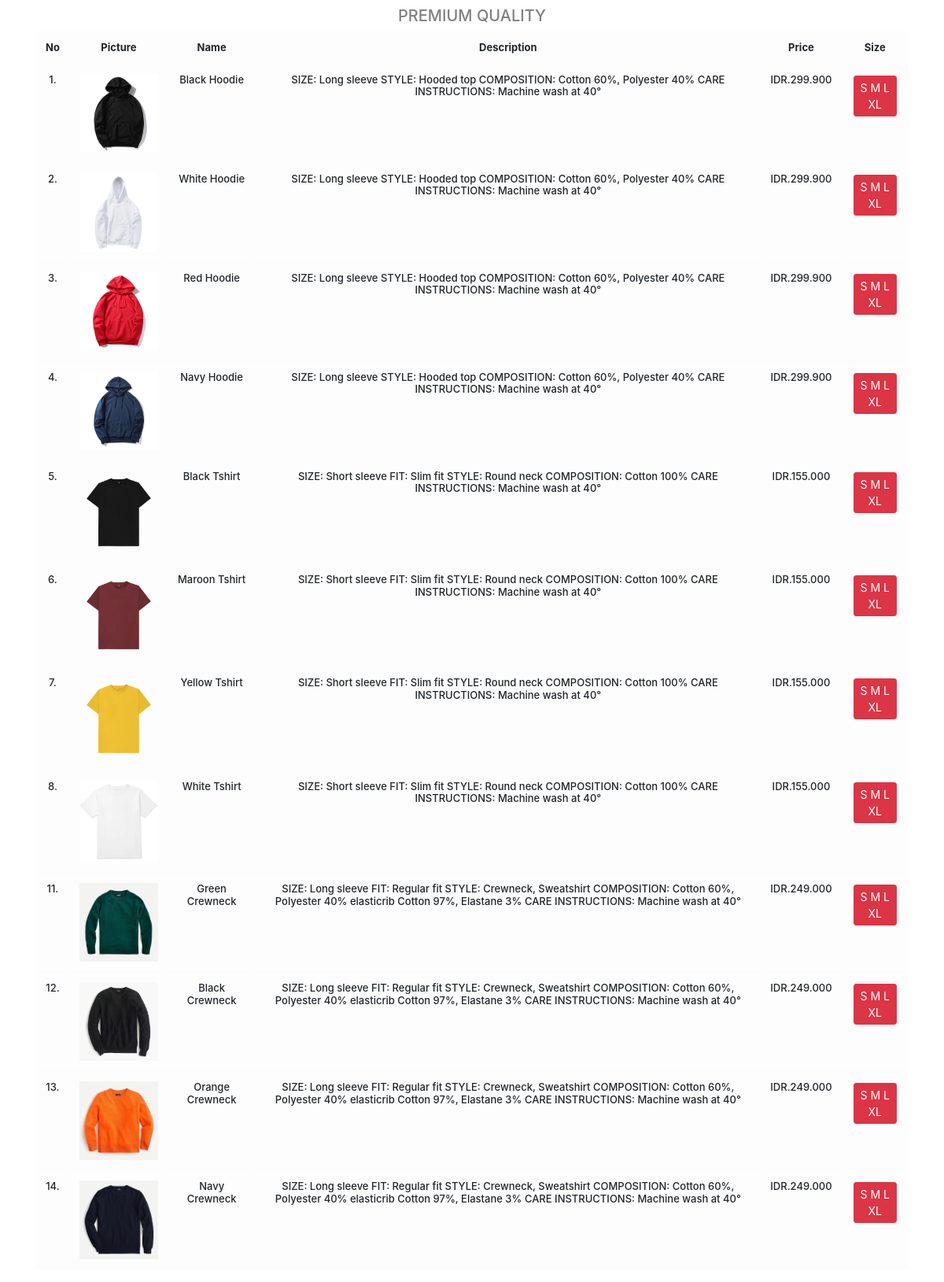
The app's page /latihan4b/index.php with its own data.
### tables this page shows
CREATE TABLE `latihan4a` (
  `id` int(11) NOT NULL,
  `No` varchar(100) NOT NULL,
  `Picture` varchar(100) NOT NULL,
  `Name` varchar(100) NOT NULL,
  `Description` text NOT NULL,
  `Price` varchar(100) NOT NULL,
  `Size` varchar(100) NOT NULL
);

### latihan4b/php/functions.php (called while the page is built)
<?php
function koneksi()
{
    $conn = mysqli_connect("localhost", "root", "");
    mysqli_select_db($conn, "pw2021_203040109");
    return $conn;
}
function query($sql)
{
    $conn = koneksi();
    $result = mysqli_query($conn, "$sql");
    $rows = [];
    while ($row = mysqli_fetch_assoc($result)){
        $rows[] = $row;
    }
    return $rows;
}
?>

### latihan4b/index.php (the view, shortened to what this page needs)
<!DOCTYPE html>
<html lang="en">
<head>
    <link rel="stylesheet" href="https://cdn.jsdelivr.net/npm/bootstrap@4.6.0/dist/css/bootstrap.min.css">
</head>
<body>
    <?php
    require 'php/functions.php';
    $result = query("SELECT * FROM latihan4a");
?>
<div class="container">
    <h2 class="text-center "><h2>
    <h5 class="text-center ">PREMIUM QUALITY<h5>
    <table class="table table-bordered table-light table-hover "  >
  <thead>
  <tbody>
    <tr>
      <th scope="col">No</th>
      <th scope="col">Picture</th>
      <th scope="col">Name</th>
      <th scope="col">Description</th>
      <th scope="col">Price</th>
      <th scope="col">Size</th>
    </tr>
    <?php foreach ($result as $row) : ?>
        <tr>
            <td><?php echo $row["No"]; ?></td>
            <td><img src="assets/img/<?= $row["Picture"]; ?>" width="100px"></td>
            <td><?php echo $row["Name"]; ?><br></td>
            <td><?php echo $row["Description"]; ?><br></td>
            <td><?php echo $row["Price"]; ?><br></td>
            <td><?php  echo "<button type='button' class='btn btn-danger btn-sm' >". $row["Size"] ."</button>" ?>
				 </td>
        </tr>
      </tbody>
  </thead>
  <?php endforeach; ?>
</table>
</body>
</html>

### latihan4b/index.php (style rules this page uses)
* { margin: 0; padding: 0; }
table { font-size: 13px; text-align: center; padding-right: 50px; }
h2 { color: brown; }
h5 { color: grey; }
button { font-size: 2px; margin: 2px; }

### records on screen
latihan4a: No "1.", Picture (picture), Name "Black Hoodie", Description "SIZE: Long sleeve STYLE: Hooded top COMPOSITION: Cotton 60%, Polyester 40% CARE INSTRUCTIONS: Machine wash at 40°", Price "IDR.299.900", Size "S M L XL"
latihan4a: No "2.", Picture (picture), Name "White Hoodie", Description "SIZE: Long sleeve STYLE: Hooded top COMPOSITION: Cotton 60%, Polyester 40% CARE INSTRUCTIONS: Machine wash at 40°", Price "IDR.299.900", Size "S M L XL"
latihan4a: No "3.", Picture (picture), Name "Red Hoodie", Description "SIZE: Long sleeve STYLE: Hooded top COMPOSITION: Cotton 60%, Polyester 40% CARE INSTRUCTIONS: Machine wash at 40°", Price "IDR.299.900", Size "S M L XL"
latihan4a: No "4.", Picture (picture), Name "Navy Hoodie", Description "SIZE: Long sleeve STYLE: Hooded top COMPOSITION: Cotton 60%, Polyester 40% CARE INSTRUCTIONS: Machine wash at 40°", Price "IDR.299.900", Size "S M L XL"
latihan4a: No "5.", Picture (picture), Name "Black Tshirt", Description "SIZE: Short sleeve FIT: Slim fit STYLE: Round neck COMPOSITION: Cotton 100% CARE INSTRUCTIONS: Machine wash at 40°", Price "IDR.155.000", Size "S M L XL"
latihan4a: No "6.", Picture (picture), Name "Maroon Tshirt", Description "SIZE: Short sleeve FIT: Slim fit STYLE: Round neck COMPOSITION: Cotton 100% CARE INSTRUCTIONS: Machine wash at 40°", Price "IDR.155.000", Size "S M L XL"
latihan4a: No "7.", Picture (picture), Name "Yellow Tshirt", Description "SIZE: Short sleeve FIT: Slim fit STYLE: Round neck COMPOSITION: Cotton 100% CARE INSTRUCTIONS: Machine wash at 40°", Price "IDR.155.000", Size "S M L XL"
latihan4a: No "8.", Picture (picture), Name "White Tshirt", Description "SIZE: Short sleeve FIT: Slim fit STYLE: Round neck COMPOSITION: Cotton 100% CARE INSTRUCTIONS: Machine wash at 40°", Price "IDR.155.000", Size "S M L XL"
latihan4a: No "11.", Picture (picture), Name "Green Crewneck", Description "SIZE: Long sleeve FIT: Regular fit STYLE: Crewneck, Sweatshirt COMPOSITION: Cotton 60%, Polyester 40% elasticrib Cotton 97%, Elastane 3% CARE INSTRUCTIONS: Machine wash at 40°", Price "IDR.249.000", Size "S M L XL"
latihan4a: No "12.", Picture (picture), Name "Black Crewneck", Description "SIZE: Long sleeve FIT: Regular fit STYLE: Crewneck, Sweatshirt COMPOSITION: Cotton 60%, Polyester 40% elasticrib Cotton 97%, Elastane 3% CARE INSTRUCTIONS: Machine wash at 40°", Price "IDR.249.000", Size "S M L XL"
latihan4a: No "13.", Picture (picture), Name "Orange Crewneck", Description "SIZE: Long sleeve FIT: Regular fit STYLE: Crewneck, Sweatshirt COMPOSITION: Cotton 60%, Polyester 40% elasticrib Cotton 97%, Elastane 3% CARE INSTRUCTIONS: Machine wash at 40°", Price "IDR.249.000", Size "S M L XL"
latihan4a: No "14.", Picture (picture), Name "Navy Crewneck", Description "SIZE: Long sleeve FIT: Regular fit STYLE: Crewneck, Sweatshirt COMPOSITION: Cotton 60%, Polyester 40% elasticrib Cotton 97%, Elastane 3% CARE INSTRUCTIONS: Machine wash at 40°", Price "IDR.249.000", Size "S M L XL"
